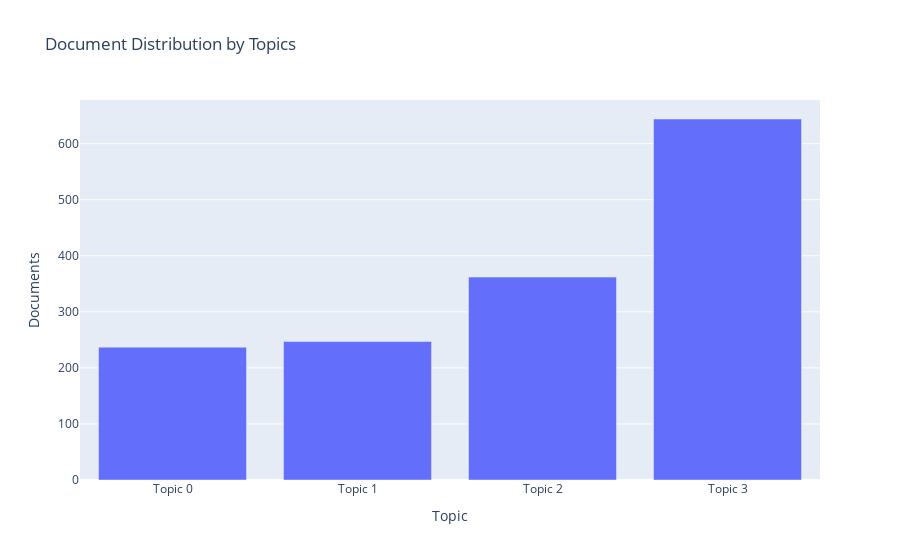

The code cell stored with this chart in its notebook:
### Code cell
plot_model(lda, plot = 'topic_distribution')

### Figure 1 — Plotly figure (JSON) as saved in the notebook; plotly's stock layout.template omitted (floating-point values rounded to 4 significant figures)
{"data": [{"alignmentgroup": "True", "customdata": [["say, use, people, technology, service, make, user, also, net, could"], ["film, year, say, good, also, show, include, music, award, top"], ["say, game, play, go, win, time, make, first, take, get"], ["say, would, year, government, also, people, could, make, plan, country"]], "hovertemplate": "Topic=%{x}<br>Documents=%{y}<br>Keyword=%{customdata[0]}<extra></extra>", "legendgroup": "", "marker": {"color": "#636efa"}, "name": "", "offsetgroup": "", "orientation": "v", "showlegend": false, "textposition": "auto", "type": "bar", "x": ["Topic 0", "Topic 1", "Topic 2", "Topic 3"], "xaxis": "x", "y": [237, 247, 362, 644], "yaxis": "y"}], "layout": {"barmode": "relative", "legend": {"tracegroupgap": 0}, "title": {"text": "Document Distribution by Topics"}, "xaxis": {"anchor": "y", "domain": [0, 1], "title": {"text": "Topic"}}, "yaxis": {"anchor": "x", "domain": [0, 1], "title": {"text": "Documents"}}}}
